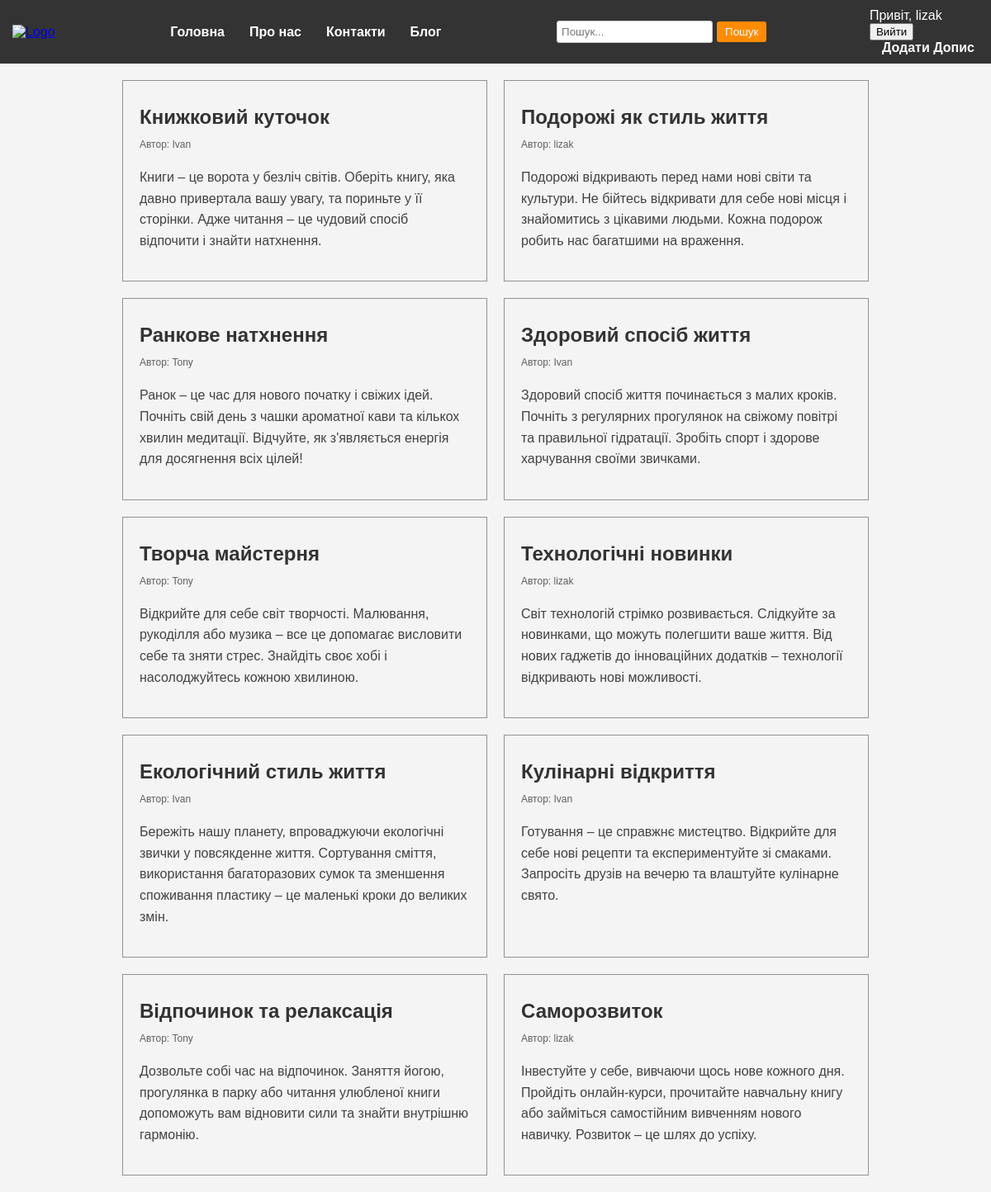
Page /blog/ (signed in) on the committed database.
### blog/models.py (models this page shows, shortened)
class Post(models.Model):
    title = models.CharField(max_length=200)
    content = models.TextField()
    author = models.ForeignKey(User, on_delete=models.CASCADE)

### blog/views.py (the view)
# urls.py: path('blog/', blog, name='blog'),
def blog(request):
    posts = Post.objects.all()
    return render(request, 'blog/blog.html', {'posts': posts})

### blog/templates/blog/blog.html (shortened to what this page needs)
{% extends 'blog/base.html' %}
{% load static %}
{% block content %}
<div class="post-container">
    {% for post in posts %}
    <div class="post">
        <h2 class="post-title">{{ post.title }}</h2>
        <p class="post-author"> Автор: {{ post.author }}</p>
        <p class="post-content"> {{ post.content }}</p>
    </div>
    {% endfor %}
</div>
{% endblock %}

### blog/templates/blog/base.html (shortened to what this page needs)
{% load static %}
<!DOCTYPE html>
<html lang="en">
<head>
    <link rel="stylesheet" href="{% static 'css/style.css' %}">
</head>
<body>
    <header>
        <div class="logo"> <a href="{% url 'index' %}"> <img src="{% static 'images/logo.png' %}" alt="Logo"></a> </div>
        <nav>
            <ul>
                <li><a href="{% url 'index' %}">Головна</a></li>
                <li><a href="{% url 'about_us' %}">Про нас</a></li>
                <li><a href="{% url 'contacts' %}">Контакти</a></li>
                <li><a href="{% url 'blog' %}">Блог</a></li>
            </ul>
        </nav>
        <div class="search">
            <form method="get" action="#"> <input type="text" name="q" placeholder="Пошук..."> <button
                    type="submit">Пошук</button> </form>
        </div>
        <div class="auth-buttons">
            {% if user.is_authenticated %}
                <span> Привіт, {{user.username }}</span>
                <form method="post" action="{% url 'logout' %}">
                    <button class="exit-btn" type="submit">Вийти</button>
                </form>
                <a href="{% url 'addPost' %}">Додати Допис</a>
            {% else %}
             <a href="{% url 'login' %}"> Вхід</a>
            <a href="{% url 'signup' %}">Реєстрація</a>
            {%endif%}
        </div>
    </header>
    <div class="content">
        {% block content %}
        {% endblock %}
    </div>
</body>
</html>

### blog/static/css/style.css (style rules this page uses)
body { font-family: Arial, sans-serif; background-color: #f4f4f4; margin: 0; padding: 0; }
header { display: flex; align-items: center; justify-content: space-between; padding: 10px 20px 10px 5px; background-color: #333; color: #fff; }
.logo { display: flex; align-items: center; }
.logo img { margin-left: 10px; height: 70px; }
nav ul { display: flex; list-style: none; margin: 0; padding: 0; }
nav ul li { margin: 0 15px; }
nav ul li a { color: #fff; text-decoration: none; font-weight: bold; }
.search form { display: flex; align-items: center; }
.search input[type="text"] { padding: 5px; margin-right: 5px; border-radius: 3px; border: 1px solid #ccc; }
.search button { padding: 5px 10px; border: none; border-radius: 3px; background-color: #ff8c00; color: #fff; cursor: pointer; }
.auth-buttons a { color: #fff; margin-left: 15px; text-decoration: none; font-weight: bold; }
.post-container { display: flex; flex-wrap: wrap; gap: 20px; justify-content: center; padding: 20px; }
.post { border: 0.5px solid rgb(147, 146, 146); max-width: 400px; padding: 20px; }
.post-title { font-size: 24px; margin: 10px 0 5px; color: #333333; }
.post-author { font-size: 12px; margin-bottom: 20px; color: #605f5f; }
.post-content { color: #424242; line-height: 1.6 }

### rows in the picture
Post: title "Книжковий куточок", author "Ivan", content "Книги – це ворота у безліч світів. Оберіть книгу, яка давно привертала вашу увагу, та пориньте у її сторінки. Адже читання – це чудовий спосіб відпочити і знайти натхнення."
Post: title "Подорожі як стиль життя", author "lizak", content "Подорожі відкривають перед нами нові світи та культури. Не бійтесь відкривати для себе нові місця і знайомитись з цікавими людьми. Кожна подорож робить нас багатшими на враження."
Post: title "Ранкове натхнення", author "Tony", content "Ранок – це час для нового початку і свіжих ідей. Почніть свій день з чашки ароматної кави та кількох хвилин медитації. Відчуйте, як з'являється енергія для досягнення всіх цілей!"
Post: title "Здоровий спосіб життя", author "Ivan", content "Здоровий спосіб життя починається з малих кроків. Почніть з регулярних прогулянок на свіжому повітрі та правильної гідратації. Зробіть спорт і здорове харчування своїми звичками."
Post: title "Творча майстерня", author "Tony", content "Відкрийте для себе світ творчості. Малювання, рукоділля або музика – все це допомагає висловити себе та зняти стрес. Знайдіть своє хобі і насолоджуйтесь кожною хвилиною."
Post: title "Технологічні новинки", author "lizak", content "Світ технологій стрімко розвивається. Слідкуйте за новинками, що можуть полегшити ваше життя. Від нових гаджетів до інноваційних додатків – технології відкривають нові можливості."
Post: title "Екологічний стиль життя", author "Ivan", content "Бережіть нашу планету, впроваджуючи екологічні звички у повсякденне життя. Сортування сміття, використання багаторазових сумок та зменшення споживання пластику – це маленькі кроки до великих змін."
Post: title "Кулінарні відкриття", author "Ivan", content "Готування – це справжнє мистецтво. Відкрийте для себе нові рецепти та експериментуйте зі смаками. Запросіть друзів на вечерю та влаштуйте кулінарне свято."
Post: title "Відпочинок та релаксація", author "Tony", content "Дозвольте собі час на відпочинок. Заняття йогою, прогулянка в парку або читання улюбленої книги допоможуть вам відновити сили та знайти внутрішню гармонію."
Post: title "Саморозвиток", author "lizak", content "Інвестуйте у себе, вивчаючи щось нове кожного дня. Пройдіть онлайн-курси, прочитайте навчальну книгу або займіться самостійним вивченням нового навичку. Розвиток – це шлях до успіху."

### other values in the picture
{{ user.username }} "lizak"
